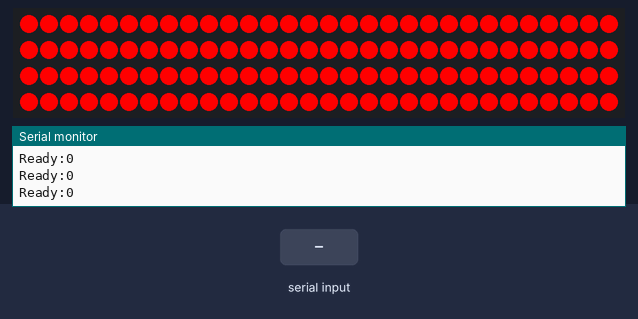
Recording of a sketch running on a simulated ESP8266 (NodeMCU). Shown: 120 RGB LEDs in strip order, left to right, continuing on the next row, the last lines printed to the serial monitor. The inputs (shaded band) are chosen by the test bench. WiFi joins after 1.5 s; servers stay silent unless stated.

Above: at 1.2 s.
1.3 s: "WIFI" received over Serial
At 3.1 s:
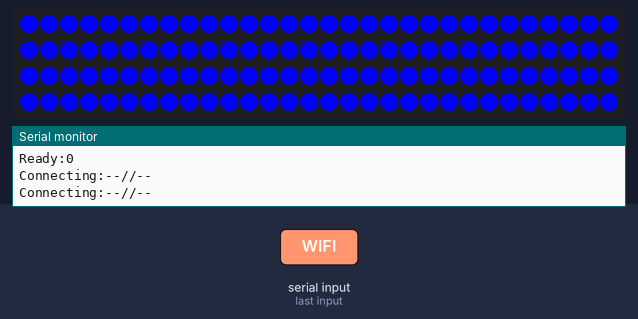
At 4.2 s:
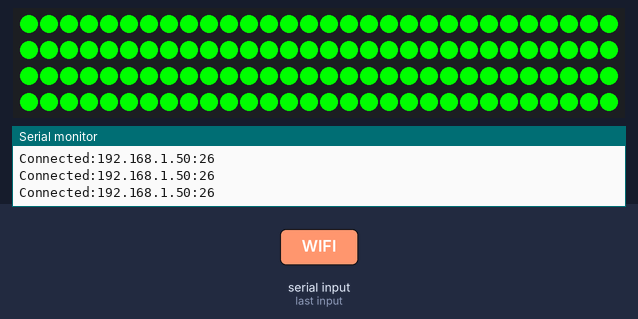
4.3 s: "Disconnect" received over Serial
Timing chart, 0 to 7.3 s (numbered marks = the images above; inputs shaded):
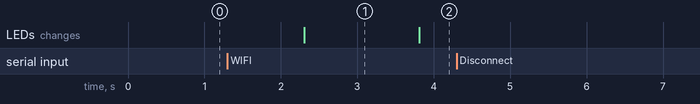

Measured:
- after the input at 1.3 s, the LEDs: change after 1.0 s (image 1)
- what the display in image 1 shows lasts 1.5 s, from 2.3 s to 3.8 s

The sketch:

ArduinoWriteRecieve.ino
```cpp
#include <ESP8266WiFi.h>
#include <WiFiClient.h>
#include <FastLED.h>
/*
   LED VALUES
*/
#define NUM_LEDS 120
#define DATA_PIN 14    //D5
#define CLOCK_PIN 12   //D6
CRGB leds[NUM_LEDS];


/*
   WIFI VALUES
*/
char ssid[] = "Martin Router King";
char password[] = "password";
const int port = 26;

int pingReturnValue = 0;
int requestDisconnect = 0; //Set to 1 to initiate controlled disconnect
bool clientDisconnectNotify = true;

String outgoing = "Ready";

WiFiServer server(port);
WiFiClient client;
// This simple code allow you to send data from Arduino to Unity3D.

// uncomment "NATIVE_USB" if you're using ARM CPU (Arduino DUE, Arduino M0, ..)
//#define NATIVE_USB

// uncomment "SERIAL_USB" if you're using non ARM CPU (Arduino Uno, Arduino Mega, ..)
#define SERIAL_USB


void setup() {
  LEDS.addLeds<APA102, DATA_PIN, CLOCK_PIN, BGR>(leds, NUM_LEDS);
  setLights(255, 0, 0);
#ifdef NATIVE_USB
  SerialUSB.begin(1); //Baudrate is irevelant for Native USB
#endif

#ifdef SERIAL_USB
  Serial.begin(74880); // You can choose any baudrate, just need to also change it in Unity.
  while (!Serial); // wait for Leonardo enumeration, others continue immediately
#endif

  outgoing = "Ready:0";
}

// Run forever
void loop() {
  sendData(outgoing);
  delay(5); // Choose your delay having in mind your ReadTimeout in Unity3D

  RecieveData();
}

void sendData(String data) {
#ifdef NATIVE_USB
  SerialUSB.println(data); // need a end-line because wrmlh.csharp use readLine method to receive data
#endif

#ifdef SERIAL_USB
  Serial.println(data); // need a end-line because wrmlh.csharp use readLine method to receive data
#endif
}

void RecieveData() {
  if (Serial.available() > 0) {
    String tempString = Serial.readString();

    if (getValue(tempString, ':', 0) == "WIFI") {

      String incomingSsid = getValue(tempString, ':', 1);
      String incomingPassword = getValue(tempString, ':', 2);

      incomingSsid.trim();
      incomingPassword.trim();

      char ssidArray[incomingSsid.length() + 1];
      char passwordArray[incomingPassword.length() + 1];

      incomingSsid.toCharArray(ssidArray, incomingSsid.length() + 1);
      incomingPassword.toCharArray(passwordArray, incomingPassword.length() + 1);

      InitiateWifiTwo(ssidArray, passwordArray);
    }
    if (getValue(tempString, ':', 0) == "Disconnect") {
      sendData("Goodbye:0");
    }
  }
}

void InitiateWifi() {
  setLights(0, 0, 255);
  WiFi.begin(ssid, password);
  //String wifiConnectionInfo = "Connecting: " + ssid + " // " + password;

  while (WiFi.status() != WL_CONNECTED) {
    //sendData(wifiConnectionInfo);
    sendData("Connecting now..");
    delay(500);
    //Serial.print(".");
  }
  //Serial.println("");
  //Serial.print("Connected to ");
  //Serial.println(ssid);

  //Serial.print("IP Address: ");
  //Serial.println(WiFi.localIP());

  //Serial.print("Port: ");
  //Serial.println(port);
  setLights(0, 255, 0);
  String wifiInfo = WiFi.localIP().toString() + ":" + "26";
  outgoing = wifiInfo;
}

void InitiateWifiTwo(char s[], char p[]) {
  setLights(0, 0, 255);
  WiFi.begin(s, p);

  String ssidString(s);
  String passwordString(p);

  String wifiConnectionInfo = "Connecting:-" + ssidString + "-//-" + passwordString + "-";

  int waitCounter = 0;
  while (WiFi.status() != WL_CONNECTED) {
    sendData(wifiConnectionInfo);
    delay(500);
    waitCounter++;

    if (waitCounter >= 20) {
      setLights(255, 0, 0);
      outgoing = "Connection Failed:0";
      return;
    }
  }

  setLights(0, 255, 0);
  String wifiInfo = "Connected:"+WiFi.localIP().toString() + ":" + "26";
  outgoing = wifiInfo;
}

void setLights(int r, int g, int b) {

  for (int i = 0; i < NUM_LEDS; i++) {
    leds[i] = CRGB(r, g, b);
  }
  FastLED.show();
}

String getValue(String data, char separator, int index)
{
  int found = 0;
  int strIndex[] = { 0, -1 };
  int maxIndex = data.length() - 1;

  for (int i = 0; i <= maxIndex && found <= index; i++) {
    if (data.charAt(i) == separator || i == maxIndex) {
      found++;
      strIndex[0] = strIndex[1] + 1;
      strIndex[1] = (i == maxIndex) ? i + 1 : i;
    }
  }
  return found > index ? data.substring(strIndex[0], strIndex[1]) : "";
}
```
